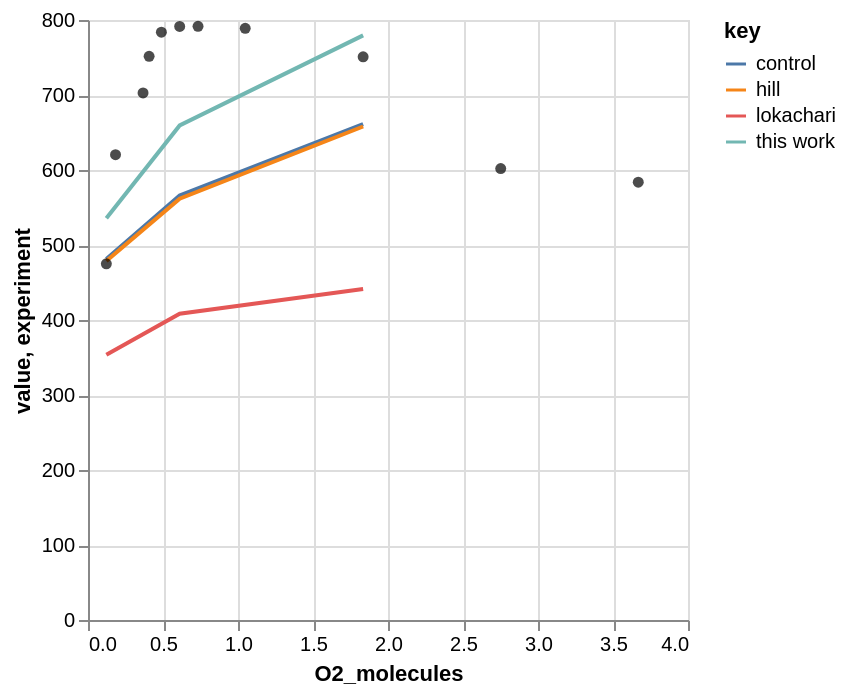
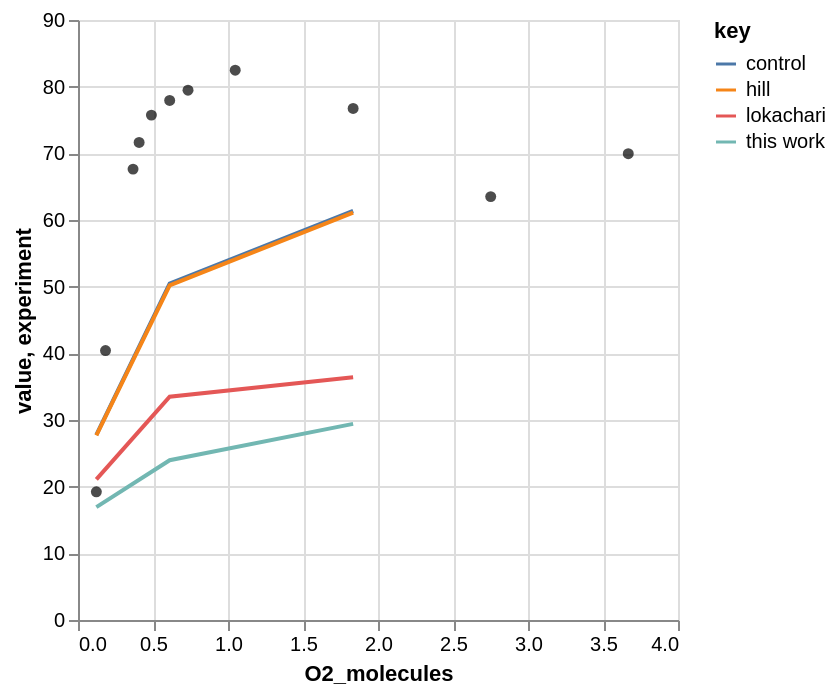

Write notebook code for charts like these, in order.
### Code cell
# Plot
charts = workflow.plot_simulation(
    tag=tag,
    x_col="O2_molecules",
    y_col_=["C5H8(522)", "C5H8O(825)rs"],
    root_path=root_path,
    line_source_=["hill", "lokachari"],
    point_source="experiment",
)
for chart in charts:
    chart.show()

### Figure 1 — Vega-Lite specification as saved in the notebook (floating-point values rounded to 4 significant figures)
{"config": {"view": {"continuousWidth": 300, "continuousHeight": 300}}, "layer": [{"data": {"name": "data-7ae19c5eb0804da942392c42c9d581f3"}, "mark": {"type": "line"}, "encoding": {"color": {"field": "key", "type": "nominal"}, "x": {"field": "O2_molecules", "type": "quantitative"}, "y": {"field": "value", "type": "quantitative"}}, "transform": [{"fold": ["control", "this work", "hill", "lokachari"]}]}, {"data": {"name": "data-ffe75d1cbd0aaee013379dd4e82dccaa"}, "mark": {"type": "circle"}, "encoding": {"color": {"value": "black"}, "x": {"field": "O2_molecules", "type": "quantitative"}, "y": {"field": "experiment", "type": "quantitative"}}}], "$schema": "https://vega.github.io/schema/vega-lite/v5.20.1.json", "datasets": {"data-7ae19c5eb0804da942392c42c9d581f3": [{"O2_molecules": 1.834, "control": 661.2, "this work": 779.5, "hill": 658.0, "lokachari": 441.4}, {"O2_molecules": 0.6112, "control": 566.1, "this work": 659.4, "hill": 561.8, "lokachari": 408.3}, {"O2_molecules": 0.1223, "control": 481.3, "this work": 535.7, "hill": 478.7, "lokachari": 353.7}], "data-ffe75d1cbd0aaee013379dd4e82dccaa": [{"O2_molecules": 0.1223, "experiment": 475.0}, {"O2_molecules": 0.1835, "experiment": 620.4}, {"O2_molecules": 0.367, "experiment": 702.8}, {"O2_molecules": 0.4074, "experiment": 751.5}, {"O2_molecules": 0.4893, "experiment": 783.7}, {"O2_molecules": 0.6112, "experiment": 791.4}, {"O2_molecules": 0.7335, "experiment": 791.6}, {"O2_molecules": 1.048, "experiment": 788.9}, {"O2_molecules": 1.834, "experiment": 751.0}, {"O2_molecules": 2.751, "experiment": 602.0}, {"O2_molecules": 3.668, "experiment": 583.8}]}}

### Figure 2 — Vega-Lite specification as saved in the notebook (floating-point values rounded to 4 significant figures)
{"config": {"view": {"continuousWidth": 300, "continuousHeight": 300}}, "layer": [{"data": {"name": "data-d023bd0154cd7f929e9261c04b6e02e8"}, "mark": {"type": "line"}, "encoding": {"color": {"field": "key", "type": "nominal"}, "x": {"field": "O2_molecules", "type": "quantitative"}, "y": {"field": "value", "type": "quantitative"}}, "transform": [{"fold": ["control", "this work", "hill", "lokachari"]}]}, {"data": {"name": "data-4620143b4c4258af8d76de8a3cbd45bb"}, "mark": {"type": "circle"}, "encoding": {"color": {"value": "black"}, "x": {"field": "O2_molecules", "type": "quantitative"}, "y": {"field": "experiment", "type": "quantitative"}}}], "$schema": "https://vega.github.io/schema/vega-lite/v5.20.1.json", "datasets": {"data-d023bd0154cd7f929e9261c04b6e02e8": [{"O2_molecules": 1.834, "control": 61.36, "this work": 29.42, "hill": 61.1, "lokachari": 36.4}, {"O2_molecules": 0.6112, "control": 50.48, "this work": 23.97, "hill": 50.2, "lokachari": 33.5}, {"O2_molecules": 0.1223, "control": 27.75, "this work": 16.94, "hill": 27.7, "lokachari": 21.1}], "data-4620143b4c4258af8d76de8a3cbd45bb": [{"O2_molecules": 0.1223, "experiment": 19.23}, {"O2_molecules": 0.1835, "experiment": 40.42}, {"O2_molecules": 0.367, "experiment": 67.63}, {"O2_molecules": 0.4074, "experiment": 71.63}, {"O2_molecules": 0.4893, "experiment": 75.73}, {"O2_molecules": 0.6112, "experiment": 77.94}, {"O2_molecules": 0.7335, "experiment": 79.47}, {"O2_molecules": 1.048, "experiment": 82.48}, {"O2_molecules": 1.834, "experiment": 76.73}, {"O2_molecules": 2.751, "experiment": 63.51}, {"O2_molecules": 3.668, "experiment": 69.95}]}}
